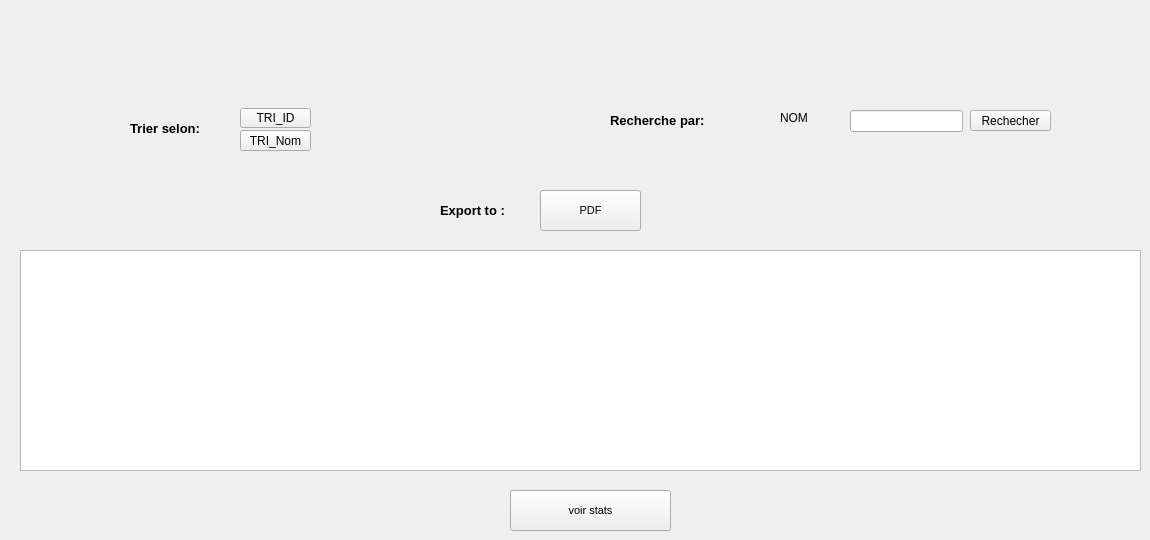
      <widget class="QWidget" name="tab_4">
       <attribute name="title">
        <string>métiers</string>
       </attribute>
       <widget class="QLabel" name="label_26">
        <property name="geometry">
         <rect>
          <x>130</x>
          <y>120</y>
          <width>101</width>
          <height>16</height>
         </rect>
        </property>
        <property name="font">
         <font>
          <pointsize>10</pointsize>
          <bold>true</bold>
         </font>
        </property>
        <property name="text">
         <string>Trier selon:</string>
        </property>
       </widget>
       <widget class="QLabel" name="label_31">
        <property name="geometry">
         <rect>
          <x>440</x>
          <y>200</y>
          <width>141</width>
          <height>21</height>
         </rect>
        </property>
        <property name="font">
         <font>
          <pointsize>10</pointsize>
          <bold>true</bold>
         </font>
        </property>
        <property name="text">
         <string>Export to :</string>
        </property>
       </widget>
       <widget class="QTableView" name="tab_rech">
        <property name="geometry">
         <rect>
          <x>20</x>
          <y>250</y>
          <width>1121</width>
          <height>221</height>
         </rect>
        </property>
       </widget>
       <widget class="QPushButton" name="pb_tri_id">
        <property name="geometry">
         <rect>
          <x>240</x>
          <y>108</y>
          <width>71</width>
          <height>20</height>
         </rect>
        </property>
        <property name="text">
         <string>TRI_ID</string>
        </property>
       </widget>
       <widget class="QLabel" name="label_25">
        <property name="geometry">
         <rect>
          <x>610</x>
          <y>110</y>
          <width>141</width>
          <height>21</height>
         </rect>
        </property>
        <property name="font">
         <font>
          <pointsize>10</pointsize>
          <bold>true</bold>
         </font>
        </property>
        <property name="text">
         <string>Recherche par:</string>
        </property>
       </widget>
       <widget class="QLineEdit" name="rech_nom">
        <property name="geometry">
         <rect>
          <x>850</x>
          <y>110</y>
          <width>113</width>
          <height>22</height>
         </rect>
        </property>
       </widget>
       <widget class="QPushButton" name="pb_tri_nom">
        <property name="geometry">
         <rect>
          <x>240</x>
          <y>130</y>
          <width>71</width>
          <height>21</height>
         </rect>
        </property>
        <property name="text">
         <string>TRI_Nom</string>
        </property>
       </widget>
       <widget class="QPushButton" name="pb_Rech">
        <property name="geometry">
         <rect>
          <x>970</x>
          <y>110</y>
          <width>81</width>
          <height>21</height>
         </rect>
        </property>
        <property name="text">
         <string>Rechecher</string>
        </property>
       </widget>
       <widget class="QPushButton" name="pb_pdf">
        <property name="geometry">
         <rect>
          <x>540</x>
          <y>190</y>
          <width>101</width>
          <height>41</height>
         </rect>
        </property>
        <property name="font">
         <font>
          <pointsize>8</pointsize>
         </font>
        </property>
        <property name="text">
         <string>PDF</string>
        </property>
       </widget>
       <widget class="QLabel" name="label_28">
        <property name="geometry">
         <rect>
          <x>780</x>
          <y>110</y>
          <width>51</width>
          <height>16</height>
         </rect>
        </property>
        <property name="text">
         <string>NOM</string>
        </property>
       </widget>
       <widget class="QPushButton" name="statss">
        <property name="geometry">
         <rect>
          <x>510</x>
          <y>490</y>
          <width>161</width>
          <height>41</height>
         </rect>
        </property>
        <property name="font">
         <font>
          <pointsize>8</pointsize>
         </font>
        </property>
        <property name="text">
         <string>voir stats</string>
        </property>
       </widget>
      </widget>
